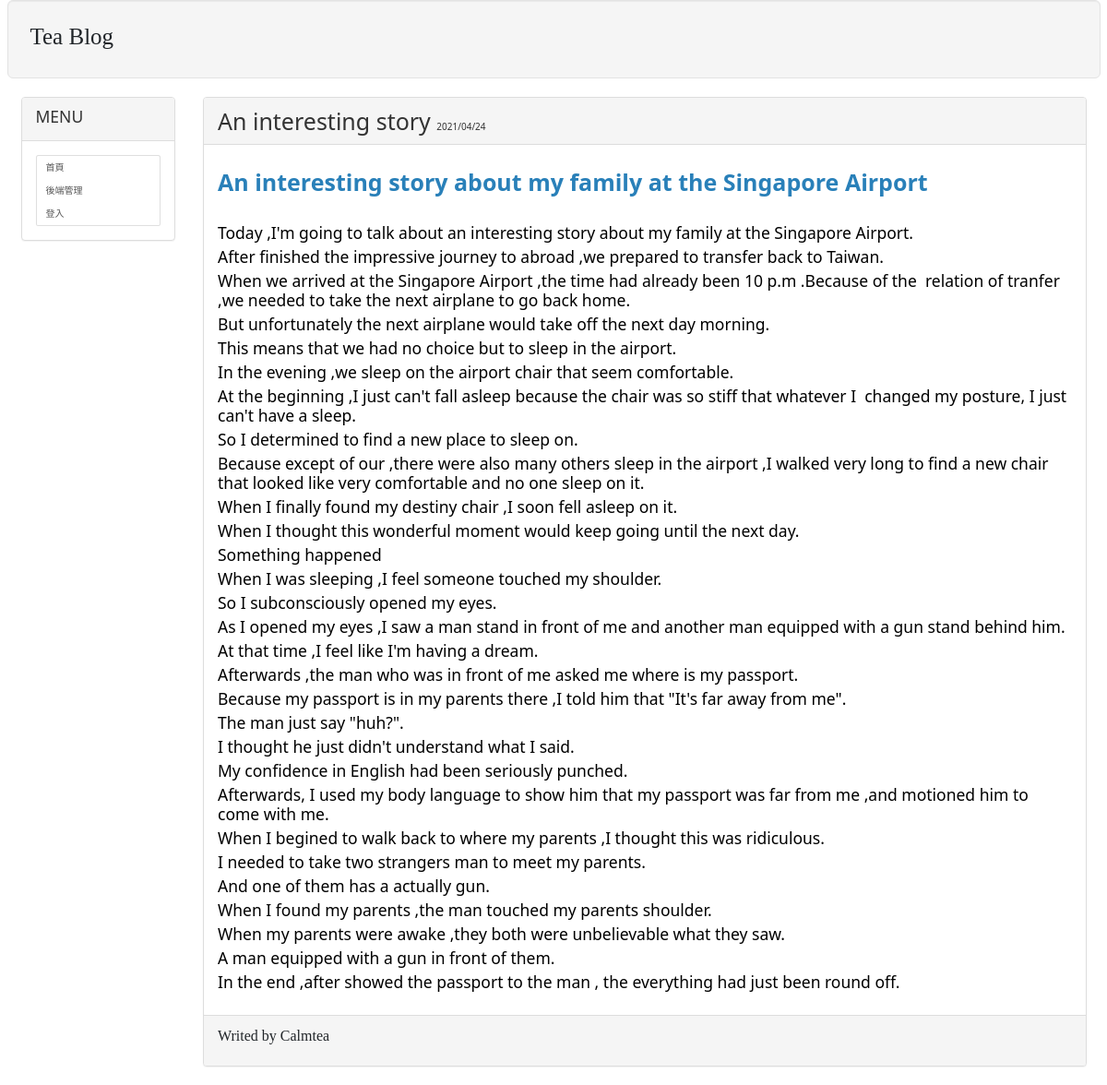
The page /article/11/ on the database its author committed.
### mainsite/models.py (models this page shows, shortened)
class Write(models.Model):
    user = models.ForeignKey(User,on_delete=models.CASCADE)
    title = models.CharField(u"標題",default="",max_length=200)
    context = RichTextField(u"內容",default="")
    pub_time = models.DateTimeField(auto_now=True)

### mainsite/views.py (the view)
# urls.py: path('article/<int:id>/',showpost,name="article-url"),
def showpost(request,id):
    if request.user.is_authenticated:
        username = request.user.username
        user = User.objects.get(username=username)
    try:
        post = Write.objects.get(id=id)
        if post != None:
            return render(request,'showpost.html',locals())
    except:
        return redirect('/')

### templates/showpost.html (shortened to what this page needs)
{% extends 'base.html' %}
{% block headmessage %}
    <h1 style="display:inline;">{{post.title}}  </h1>
    <p style="display:inline;">{{post.pub_time | date:" Y/m/d"}}</p>
{% endblock %}
{% block content %}
    <p style='font-family: 微軟正黑體;font-size: 12pt;letter-spacing: 2pt;'>
        {{post.context | safe}}
    </p>
{% endblock %}

### templates/footer.html
{% block footer %}
    {% if now %}
    <p style='font-family: 微軟正黑體;font-size:12pt'>現在時間:{{now}}</p>
    {% elif post.user %}
    <p style='font-family: 微軟正黑體;font-size:12pt'>Writed by {{post.user}}</p>
    {% else %}
    <a href="/" style='font-family: 微軟正黑體;font-size:12pt'>回文章列表</a>
    {% endif %}
{% endblock %}

### rows shown on the page
Write: title "An interesting story", pub_time "2021/04/24", context "An interesting story about my family at the Singapore Airport Today ,I'm going to talk about an interesting story about my family at the Singapore Airport. After finished the impressive journey to abroad ,we prepared to transfer back to Taiwan. When we arrived at the Singapore Airport ,the time had already been 10 p.m .Because of the relation of tranfer ,we needed to take the next airplane to go back home. But unfortunately the next airplane would take off the next day morning. This means that we had no choice but to sleep in the airport. In the evening ,we sleep on the airport chair that seem comfortable. At the beginning ,I just can't fall asleep because the chair was so stiff that…", user "Calmtea"
